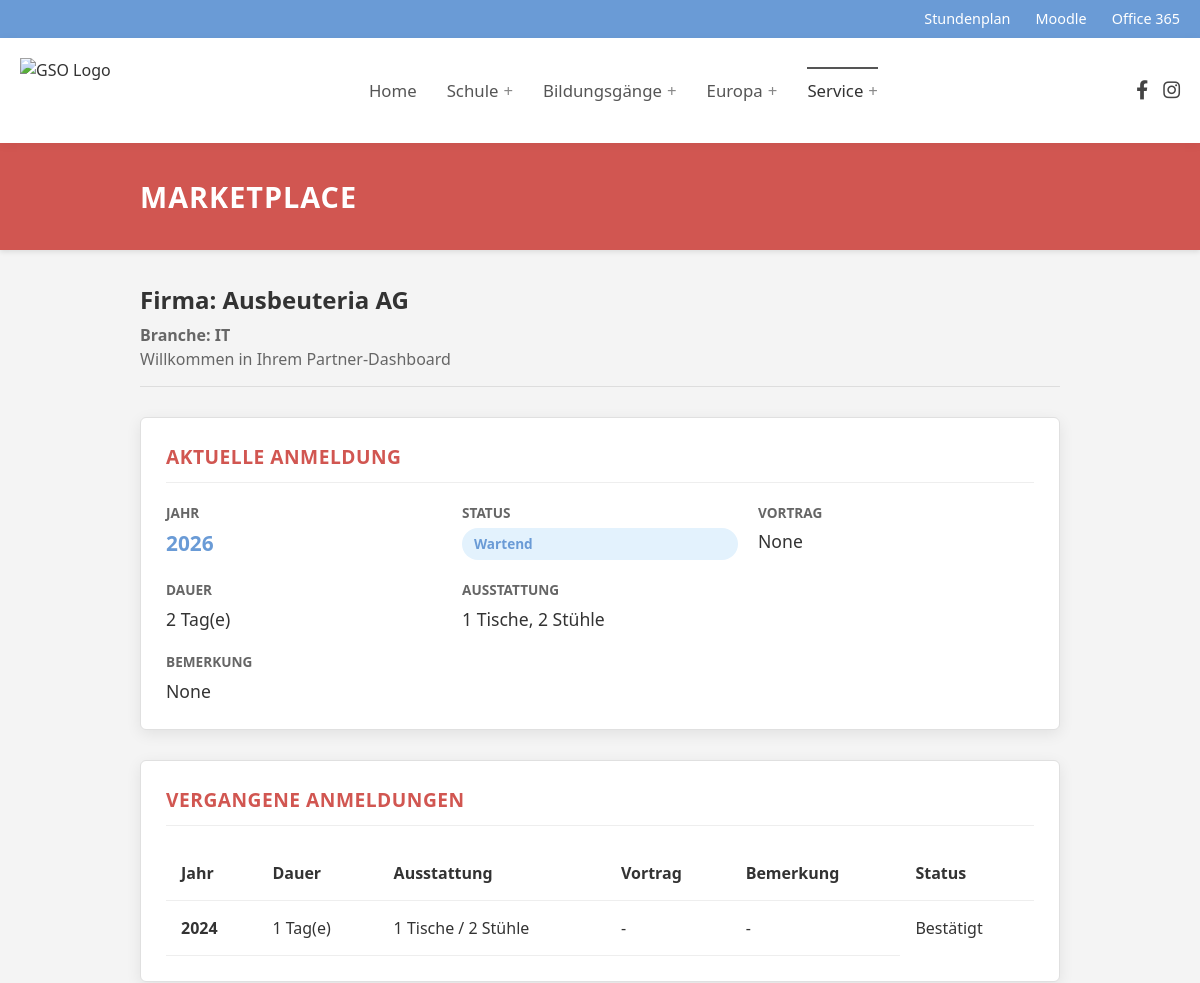
The page /dashboard (signed in, upper part) on the database as committed earlier.
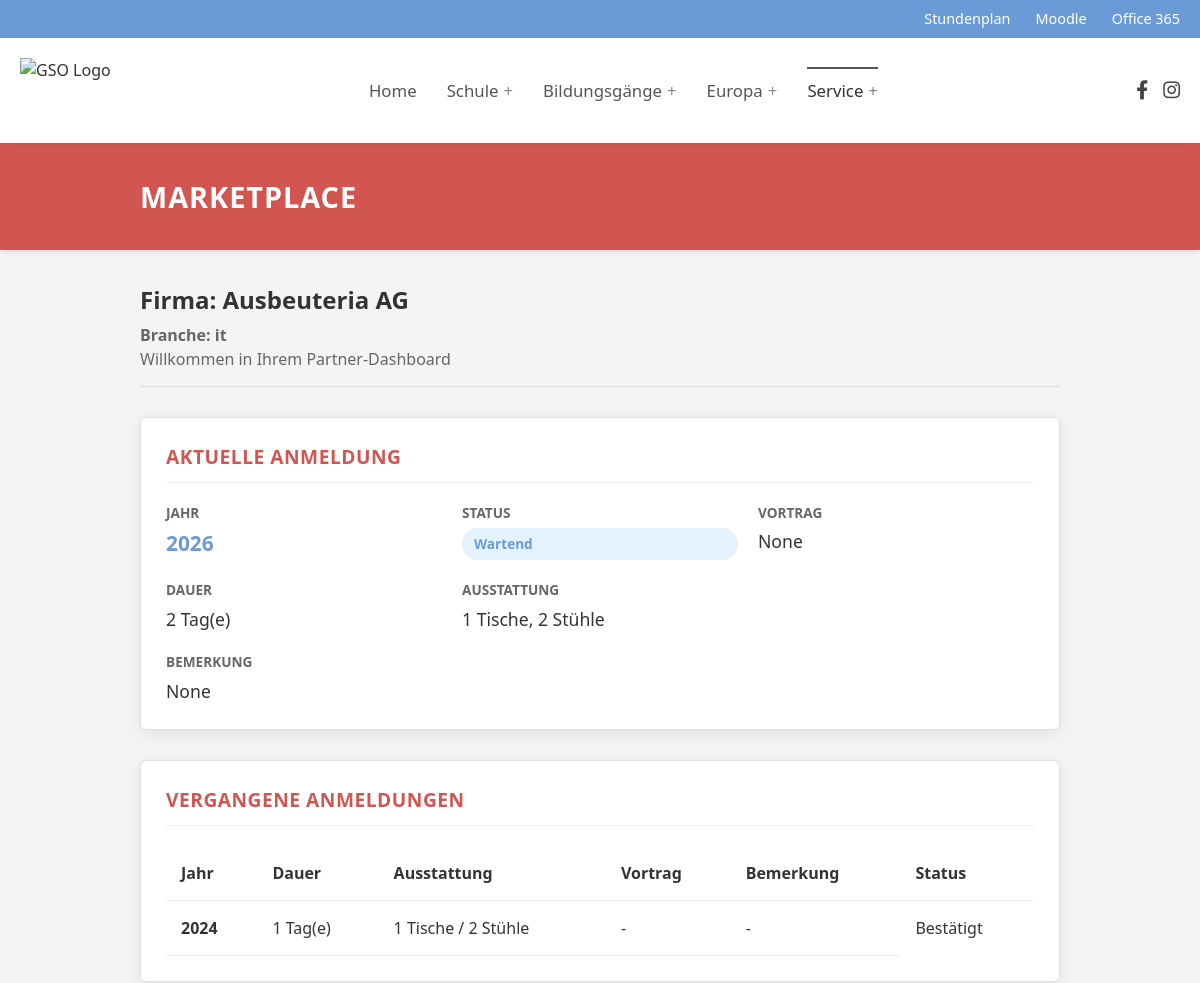
The same page on the database as committed later.
### database/models.py (models this page shows)
class User(Schema):
    __tablename__ = 'users'
    id = mapped_column(Integer, primary_key=True)
    name = mapped_column(String, nullable=False)
    industry = mapped_column(String, nullable=True)
    contact_person = mapped_column(String, nullable=True)
    phone = mapped_column(String, nullable=True)
    email = mapped_column(String, nullable=False, unique=True)
    street = mapped_column(String, nullable=True)
    zip = mapped_column(String, nullable=True)
    city = mapped_column(String, nullable=True)
    support_association = mapped_column(Boolean, nullable=False, default=False)
    is_admin = mapped_column(Boolean, nullable=False, default=False)
    tokens = relationship("Token", back_populates="user")
    bookings = relationship("Booking", back_populates="user")

### app.py (the view)
@app.route('/marketplace')
@app.route('/dashboard')
@login_required
def dashboard():
    this_year = datetime.now().year
    if current_user.is_admin:
        template = 'admin_dashboard.html'
        bookings = get_bookings(**transform_filters(request.args), event_year=this_year)
    else:
        template = 'user_dashboard.html'
        all_bookings = get_bookings(user_id=current_user.id)
        current = [b for b in all_bookings if b.event_year == this_year]
        bookings = {
            "past": [b for b in all_bookings if b.event_year < this_year],
            "current": current.pop() if len(current) > 0 else None,
        }
    return render_template(template, user=current_user, bookings=bookings)

### app.py (called while the page is built)
@login_manager.user_loader
def load_user(user_id) -> Optional[Authenticated[User]]:
    try:
        user_id = int(user_id)
        user_record = db.query(User).filter_by(id=user_id).one()
        return Authenticated(user_record)
    except Exception:
        print(f'[WARN] user id not found: {user_id}')
        return None

### auth.py (called while the page is built)
    def __getattr__(self, attr):
        return getattr(self.record, attr)

### db.py (called while the page is built)
def get_bookings(**filters):
    user_filters = dict()
    if filters.get('industry') is not None:
        user_filters['industry'] = filters.pop('industry')
    query = db.query(Booking).filter_by(**filters)
    query = query.join(User).filter_by(**user_filters)
    return [decorate(booking) for booking in query.all()]

def decorate(booking):
    booking.duration = booking.first + booking.second
    return booking

### templates/user_dashboard.html (shortened to what this page needs)
{% extends "baseLayout.html" %}
{% block content %}
<div class="full-width-banner">
  <div class="banner-inner">
    <h1>MARKETPLACE</h1>
  </div>
</div>
<div class="dashboard-container">
  <div class="dashboard-intro">
      <h2 class="welcome-title">Firma: {{ user.name }}</h2>
      {% if user.industry %}
          <h4 class="welcome-sub">Branche: {{ user.industry }}</h4>
      {% endif %}
      <p class="welcome-sub">Willkommen in Ihrem Partner-Dashboard</p>
  </div>
  <div class="dashboard-cards">
    <section class="dash-card current-booking-card">
      <h3 class="card-title">Aktuelle Anmeldung</h3>
      {% if bookings.current %}
        <div class="booking-summary-grid">
          <div class="info-item">
            <span class="info-label">Jahr</span>
            <span class="info-value highlight">{{ bookings.current.event_year }}</span>
          </div>
          <div class="info-item">
            <span class="info-label">Status</span>
            <span class="status-badge">{{ bookings.current.status.value }}</span>
          </div>
          <div class="info-item">
            <span class="info-label">Vortrag</span>
            <span class="info-value">{{ bookings.current.presentation }}</span>
          </div>
          <div class="info-item">
            <span class="info-label">Dauer</span>
            <span class="info-value">{{ bookings.current.duration }} Tag(e)</span>
          </div>
          <div class="info-item">
            <span class="info-label">Ausstattung</span>
            <span class="info-value">
              {{ bookings.current.tables_needed }} Tische,
              {{ bookings.current.chairs_needed }} Stühle
            </span>
          </div>
          <div class="info-item full-width">
            <span class="info-label">Bemerkung</span>
            <span class="info-value">{{ bookings.current.remarks }}</span>
          </div>
      </div>
    {% else %}
      <div class="empty-state">
          <p>Für das kommende Event liegt noch keine Anmeldung vor.</p>
          <a href="/register" class="btn btn-cta">Zur Anmeldung</a>
      </div>
      {% endif %}
    </section>
    {% if bookings.past %}
    <section class="dash-card history-card">
      <h3 class="card-title">Vergangene Anmeldungen</h3>
      <div class="table-responsive">
        <table class="history-table">
          <thead>
            <tr>
              <th>Jahr</th>
              <th>Dauer</th>
              <th>Ausstattung</th>
              <th>Vortrag</th>
              <th>Bemerkung</th>
              <th>Status</th>
            </tr>
          </thead>
          <tbody>
          {% for booking in bookings.past %}
            <tr>
              <td class="fw-bold">{{ booking.event_year }}</td>
              <td>{{ booking.duration }} Tag(e)</td>
              <td>{{ booking.tables_needed }} Tische / {{ booking.chairs_needed }} Stühle</td>
              <td>
                <span class="truncate-text" title="{{ booking.presentation }}">
                  {{ booking.presentation if booking.presentation else "-" }}
                </span>
              </td>
              <td>
                <span class="truncate-text" title="{{ booking.remarks }}">
                  {{ booking.remarks if booking.remarks else "-" }}
                </span>
              </td>
              <td><span class="status-text">{{ booking.status.value }}</span></td>
            </tr>
          {% endfor %}
          </tbody>
        </table>
      </div>
    </section>
    {% endif %}
  </div>
</div>
{% endblock %}

Rows that differ between the two databases and show on the page:
changed User "Ausbeuteria AG": industry "IT" → "it"
